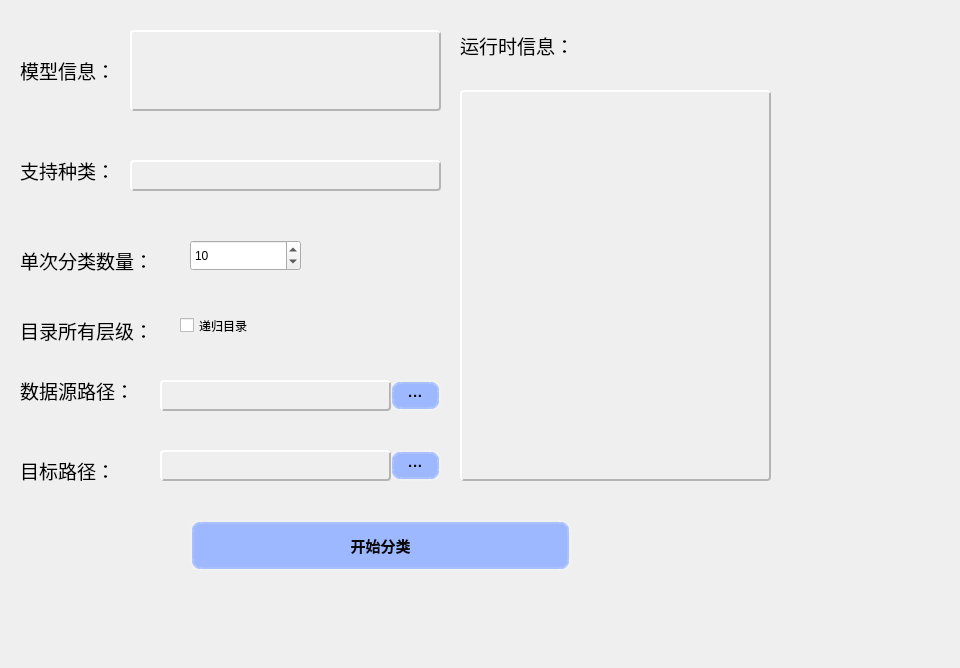
<?xml version="1.0" encoding="UTF-8"?>
<ui version="4.0">
 <class>Form</class>
 <widget class="QWidget" name="Form">
  <property name="geometry">
   <rect>
    <x>0</x>
    <y>0</y>
    <width>960</width>
    <height>668</height>
   </rect>
  </property>
  <property name="windowTitle">
   <string>1920*1080壁纸分类</string>
  </property>
  <widget class="QLabel" name="label">
   <property name="geometry">
    <rect>
     <x>20</x>
     <y>40</y>
     <width>101</width>
     <height>61</height>
    </rect>
   </property>
   <property name="font">
    <font>
     <family>Arial</family>
     <pointsize>14</pointsize>
    </font>
   </property>
   <property name="text">
    <string>模型信息：</string>
   </property>
  </widget>
  <widget class="QTextEdit" name="modelInfor">
   <property name="geometry">
    <rect>
     <x>130</x>
     <y>30</y>
     <width>311</width>
     <height>81</height>
    </rect>
   </property>
   <property name="styleSheet">
    <string notr="true">QTextEdit
{
font: 25 9pt;
color:rgb(0, 0, 0);
border:1px solid rgb(180, 180, 180);
border-radius: 4px;
background:transparent;
border-width:2;
border-style:outset
}
QTextEdit::hover
{
font: 25 9pt &quot;微软雅黑 Light&quot;;
border:1px solid rgb(180, 180, 180);
border-radius: 4px;
background:transparent;
border-width:2;
border-style:outset
}
QTextEdit::disabled
{
font: 25 9pt;
color:rgb(190, 255, 37);
border:1px solid rgb(180, 180, 180);
border-radius: 4px;
background:transparent;
border-width:2;
border-style:outset
}
</string>
   </property>
   <property name="readOnly">
    <bool>true</bool>
   </property>
  </widget>
  <widget class="QLabel" name="label_2">
   <property name="geometry">
    <rect>
     <x>20</x>
     <y>140</y>
     <width>101</width>
     <height>61</height>
    </rect>
   </property>
   <property name="font">
    <font>
     <family>Arial</family>
     <pointsize>14</pointsize>
    </font>
   </property>
   <property name="text">
    <string>支持种类：</string>
   </property>
  </widget>
  <widget class="QTextEdit" name="modelType">
   <property name="geometry">
    <rect>
     <x>130</x>
     <y>160</y>
     <width>311</width>
     <height>31</height>
    </rect>
   </property>
   <property name="styleSheet">
    <string notr="true">QTextEdit
{
font: 25 9pt;
color:rgb(0, 0, 0);
border:1px solid rgb(180, 180, 180);
border-radius: 4px;
background:transparent;
border-width:2;
border-style:outset
}
QTextEdit::hover
{
font: 25 9pt &quot;微软雅黑 Light&quot;;
border:1px solid rgb(180, 180, 180);
border-radius: 4px;
background:transparent;
border-width:2;
border-style:outset
}
QTextEdit::disabled
{
font: 25 9pt;
color:rgb(190, 255, 37);
border:1px solid rgb(180, 180, 180);
border-radius: 4px;
background:transparent;
border-width:2;
border-style:outset
}
</string>
   </property>
   <property name="readOnly">
    <bool>true</bool>
   </property>
  </widget>
  <widget class="QLabel" name="label_3">
   <property name="geometry">
    <rect>
     <x>20</x>
     <y>230</y>
     <width>151</width>
     <height>61</height>
    </rect>
   </property>
   <property name="font">
    <font>
     <family>Arial</family>
     <pointsize>14</pointsize>
    </font>
   </property>
   <property name="text">
    <string>单次分类数量：</string>
   </property>
  </widget>
  <widget class="QSpinBox" name="onlyNumber">
   <property name="geometry">
    <rect>
     <x>190</x>
     <y>240</y>
     <width>111</width>
     <height>31</height>
    </rect>
   </property>
   <property name="value">
    <number>10</number>
   </property>
  </widget>
  <widget class="QTextEdit" name="fromPath">
   <property name="geometry">
    <rect>
     <x>160</x>
     <y>380</y>
     <width>231</width>
     <height>31</height>
    </rect>
   </property>
   <property name="styleSheet">
    <string notr="true">QTextEdit
{
font: 25 9pt;
color:rgb(0, 0, 0);
border:1px solid rgb(180, 180, 180);
border-radius: 4px;
background:transparent;
border-width:2;
border-style:outset
}
QTextEdit::hover
{
font: 25 9pt &quot;微软雅黑 Light&quot;;
border:1px solid rgb(180, 180, 180);
border-radius: 4px;
background:transparent;
border-width:2;
border-style:outset
}
QTextEdit::disabled
{
font: 25 9pt;
color:rgb(190, 255, 37);
border:1px solid rgb(180, 180, 180);
border-radius: 4px;
background:transparent;
border-width:2;
border-style:outset
}
</string>
   </property>
   <property name="readOnly">
    <bool>true</bool>
   </property>
  </widget>
  <widget class="QLabel" name="label_6">
   <property name="geometry">
    <rect>
     <x>20</x>
     <y>360</y>
     <width>151</width>
     <height>61</height>
    </rect>
   </property>
   <property name="font">
    <font>
     <family>Arial</family>
     <pointsize>14</pointsize>
    </font>
   </property>
   <property name="text">
    <string>数据源路径：</string>
   </property>
  </widget>
  <widget class="QLabel" name="label_7">
   <property name="geometry">
    <rect>
     <x>20</x>
     <y>440</y>
     <width>151</width>
     <height>61</height>
    </rect>
   </property>
   <property name="font">
    <font>
     <family>Arial</family>
     <pointsize>14</pointsize>
    </font>
   </property>
   <property name="text">
    <string>目标路径：</string>
   </property>
  </widget>
  <widget class="QPushButton" name="btu_selectFromPath">
   <property name="geometry">
    <rect>
     <x>390</x>
     <y>380</y>
     <width>51</width>
     <height>31</height>
    </rect>
   </property>
   <property name="styleSheet">
    <string notr="true">QPushButton{
background-color:rgb(158, 184, 255);
border-style:outset;           
border-width:4px;
border-radius:10px;
border-color:rgba(255,255,255,30);    
font:bold 15px;
color:rgb(9, 9, 9);     
padding:6px;                         
}
QPushButton:pressed{
background-color:rgba(100,255,100,200);
border-color:rgba(255,255,255,30);
border-style:inset;
color:rgba(0,0,0,100);
}
QPushButton:hover{
background-color:rgb(187, 223, 255);
border-color:rgba(255,255,255,200);
color:rgba(0,0,0,200);
}
</string>
   </property>
   <property name="text">
    <string>···</string>
   </property>
  </widget>
  <widget class="QPushButton" name="btu_selectTargetPath">
   <property name="geometry">
    <rect>
     <x>390</x>
     <y>450</y>
     <width>51</width>
     <height>31</height>
    </rect>
   </property>
   <property name="styleSheet">
    <string notr="true">QPushButton{
background-color:rgb(158, 184, 255);
border-style:outset;           
border-width:4px;
border-radius:10px;
border-color:rgba(255,255,255,30);    
font:bold 15px;
color:rgb(9, 9, 9);     
padding:6px;                         
}
QPushButton:pressed{
background-color:rgba(100,255,100,200);
border-color:rgba(255,255,255,30);
border-style:inset;
color:rgba(0,0,0,100);
}
QPushButton:hover{
background-color:rgb(187, 223, 255);
border-color:rgba(255,255,255,200);
color:rgba(0,0,0,200);
}
</string>
   </property>
   <property name="text">
    <string>···</string>
   </property>
  </widget>
  <widget class="QLabel" name="label_4">
   <property name="geometry">
    <rect>
     <x>460</x>
     <y>30</y>
     <width>221</width>
     <height>31</height>
    </rect>
   </property>
   <property name="font">
    <font>
     <family>Arial</family>
     <pointsize>14</pointsize>
    </font>
   </property>
   <property name="text">
    <string>运行时信息：</string>
   </property>
  </widget>
  <widget class="QTextEdit" name="runtimeInfor">
   <property name="geometry">
    <rect>
     <x>460</x>
     <y>90</y>
     <width>311</width>
     <height>391</height>
    </rect>
   </property>
   <property name="font">
    <font>
     <pointsize>9</pointsize>
     <weight>3</weight>
     <italic>false</italic>
     <bold>false</bold>
    </font>
   </property>
   <property name="styleSheet">
    <string notr="true">QTextEdit
{
font: 25 9pt;
color:rgb(0, 0, 0);
border:1px solid rgb(180, 180, 180);
border-radius: 4px;
background:transparent;
border-width:2;
border-style:outset
}
QTextEdit::hover
{
font: 25 9pt &quot;微软雅黑 Light&quot;;
border:1px solid rgb(180, 180, 180);
border-radius: 4px;
background:transparent;
border-width:2;
border-style:outset
}
QTextEdit::disabled
{
font: 25 9pt;
color:rgb(190, 255, 37);
border:1px solid rgb(180, 180, 180);
border-radius: 4px;
background:transparent;
border-width:2;
border-style:outset
}
</string>
   </property>
  </widget>
  <widget class="QTextEdit" name="targetPath">
   <property name="geometry">
    <rect>
     <x>160</x>
     <y>450</y>
     <width>231</width>
     <height>31</height>
    </rect>
   </property>
   <property name="styleSheet">
    <string notr="true">QTextEdit
{
font: 25 9pt;
color:rgb(0, 0, 0);
border:1px solid rgb(180, 180, 180);
border-radius: 4px;
background:transparent;
border-width:2;
border-style:outset
}
QTextEdit::hover
{
font: 25 9pt &quot;微软雅黑 Light&quot;;
border:1px solid rgb(180, 180, 180);
border-radius: 4px;
background:transparent;
border-width:2;
border-style:outset
}
QTextEdit::disabled
{
font: 25 9pt;
color:rgb(190, 255, 37);
border:1px solid rgb(180, 180, 180);
border-radius: 4px;
background:transparent;
border-width:2;
border-style:outset
}
</string>
   </property>
   <property name="readOnly">
    <bool>true</bool>
   </property>
  </widget>
  <widget class="QPushButton" name="btu_startRun">
   <property name="geometry">
    <rect>
     <x>190</x>
     <y>520</y>
     <width>381</width>
     <height>51</height>
    </rect>
   </property>
   <property name="styleSheet">
    <string notr="true">QPushButton{
background-color:rgb(158, 184, 255);
border-style:outset;           
border-width:4px;
border-radius:10px;
border-color:rgba(255,255,255,30);    
font:bold 15px;
color:rgb(9, 9, 9);     
padding:6px;                         
}
QPushButton:pressed{
background-color:rgba(100,255,100,200);
border-color:rgba(255,255,255,30);
border-style:inset;
color:rgba(0,0,0,100);
}
QPushButton:hover{
background-color:rgb(187, 223, 255);
border-color:rgba(255,255,255,200);
color:rgba(0,0,0,200);
}
</string>
   </property>
   <property name="text">
    <string>开始分类</string>
   </property>
  </widget>
  <widget class="QLabel" name="label_5">
   <property name="geometry">
    <rect>
     <x>20</x>
     <y>300</y>
     <width>151</width>
     <height>61</height>
    </rect>
   </property>
   <property name="font">
    <font>
     <family>Arial</family>
     <pointsize>14</pointsize>
    </font>
   </property>
   <property name="text">
    <string>目录所有层级：</string>
   </property>
  </widget>
  <widget class="QCheckBox" name="recursionPath">
   <property name="geometry">
    <rect>
     <x>180</x>
     <y>310</y>
     <width>141</width>
     <height>31</height>
    </rect>
   </property>
   <property name="text">
    <string>递归目录</string>
   </property>
  </widget>
 </widget>
 <resources/>
 <connections/>
</ui>
